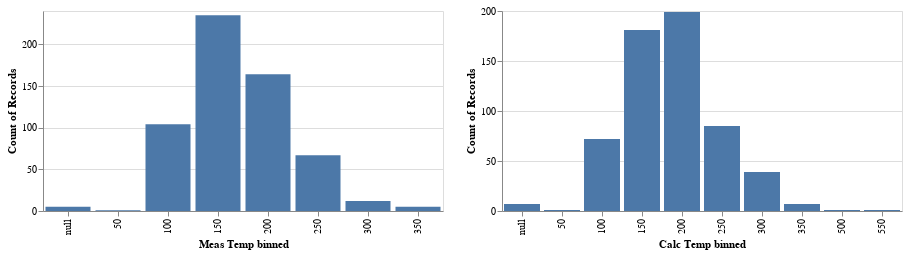

The cell this chart's notebook holds for it:
### Markdown cell above
## Data Transform

### Code cell
alt.Chart(df).mark_bar().encode(
    alt.X(alt.repeat("column"), type='ordinal'),
    alt.Y('count()')
).properties(
    width=400,
    height=200
).repeat(
    column=['Meas Temp binned','Calc Temp binned']
).transform_bin(
    'Meas Temp binned', field = 'Meas Temp',bin=alt.Bin(maxbins=10)
).transform_bin(
    'Calc Temp binned', field = 'Calc Temp',bin=alt.Bin(maxbins=10))

### Figure 1 — Vega-Lite specification as saved in the notebook (floating-point values rounded to 4 significant figures; data arrays with more than 128 entries replaced by an {"elided": "..."} marker saying what was removed)
{"config": {"view": {"continuousWidth": 400, "continuousHeight": 300}}, "repeat": {"column": ["Meas Temp binned", "Calc Temp binned"]}, "spec": {"data": {"name": "data-c26c150453a771db3923a9085244cc78"}, "mark": "bar", "encoding": {"x": {"type": "ordinal", "field": {"repeat": "column"}}, "y": {"type": "quantitative", "aggregate": "count"}}, "height": 200, "width": 400}, "transform": [{"bin": {"maxbins": 10}, "field": "Meas Temp", "as": "Meas Temp binned"}, {"bin": {"maxbins": 10}, "field": "Calc Temp", "as": "Calc Temp binned"}], "$schema": "https://vega.github.io/schema/vega-lite/v4.8.1.json", "datasets": {"data-c26c150453a771db3923a9085244cc78": {"elided": "593 records"}}}
